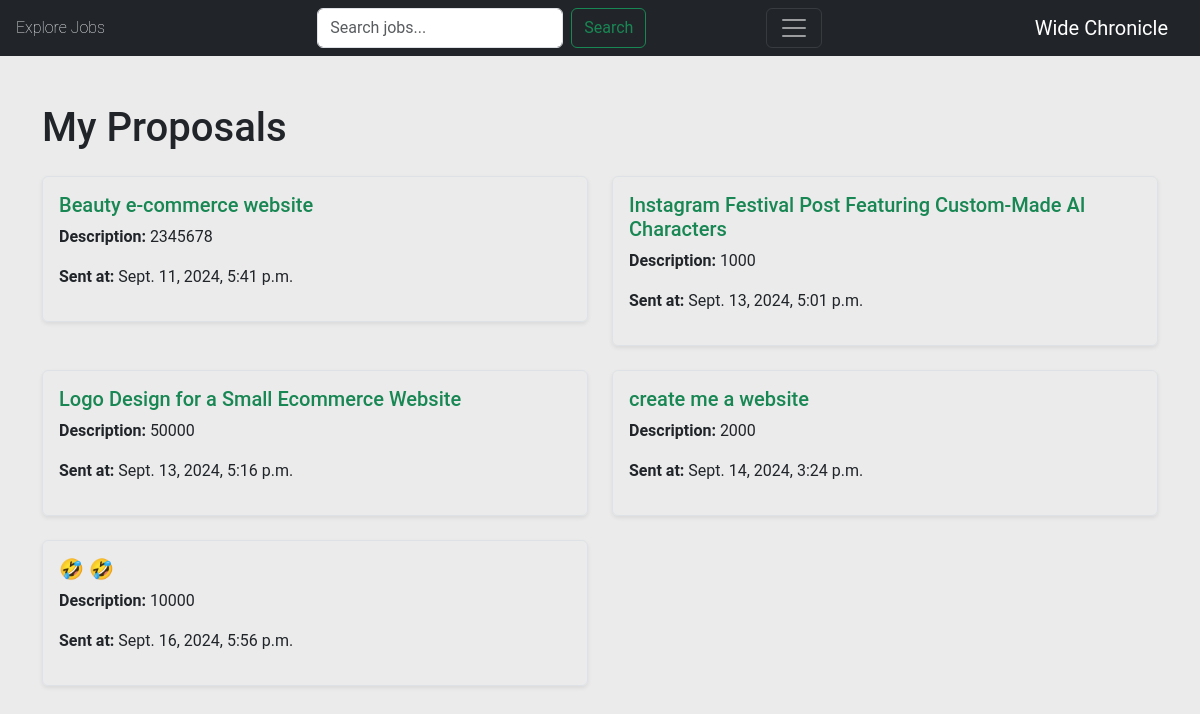
Screenshot of /my-proposals/ (signed in) with the database file from the repository.
### jobs/models.py (models this page shows, shortened)
class ApplyJob(models.Model):
    status_choices=(
        ('Accepted', 'Accepted'),
        ('Rejected', 'Rejected'),
        ('Pending', 'Pending')
    )
    user = models.ForeignKey(User , on_delete= models.CASCADE )
    Job = models.ForeignKey(Job, on_delete= models.CASCADE,to_field='code')
    coverLetter = models.TextField(max_length=500, blank=False)
    priceRange=models.PositiveIntegerField( blank=False )
    timestamp= models.DateTimeField(auto_now_add=True)
    status= models.CharField(max_length=10, choices=status_choices)

class Job(models.Model):
    buyer = models.ForeignKey(Buyer, on_delete=models.CASCADE)
    title = models.CharField(max_length=200)
    budget = models.IntegerField(validators=[MinValueValidator(1000)])
    description = models.TextField()
    requirement = models.TextField()
    expertise_required = models.CharField(choices=SPECIALITY_CHOICES, max_length=50, default="None" )
    timestamp = models.DateTimeField(auto_now_add=True)
    code = models.CharField(max_length=10, unique=True, primary_key=True,)
    class Meta:
        ordering = ['-timestamp']

### jobs/views.py (the view)
# urls.py: path('my-proposals/', my_proposalsListView.as_view(), name='my-proposals'),
class my_proposalsListView(ListView):
    model = ApplyJob
    template_name = 'jobs/proposals.html'
    context_object_name = 'proposals'
    def get_queryset(self):
        seller = self.request.user.id
        return ApplyJob.objects.filter(user=seller)

### accounts/models.py (called while the page is built)
    def role(self):
        if hasattr(self, 'seller'):
            return 'Seller'
        elif hasattr(self, 'buyer'):
            return 'Buyer'
        else:
            return None

    def name(user):
        if hasattr(user, 'seller'):
            return user.seller.name
        elif hasattr(user, 'buyer'):
            return user.buyer.name

    def profile_pic(user):
        if hasattr(user, 'seller'):
            return user.seller.profile_pic.url
        elif hasattr(user, 'buyer'):
            return user.buyer.profile_pic.url
        return user.profile_pic

### jobs/context_processors.py (called while the page is built)
def unread_notifications(request):
    if request.user.is_authenticated:
        unread_count = Notification.objects.filter(user=request.user, is_read=False).count()
    else:
        unread_count = 0
    return {
        'unread_notifications_count': unread_count
    }

### jobs/templates/jobs/proposals.html
{% extends 'jobs/_base.html' %}
{% block content %}
<div class="container mt-5">
    <h1 class="mb-4">My Proposals</h1>
    <div class="row">
        {% for proposal in proposals %}
        <div class="col-md-6 mb-4">
            <div class="proposal-card border p-3 rounded shadow-sm">
                <h5 class="mb-2">
                    <a href="{% url 'job-detail' proposal.Job.code %}" class="text-decoration-none text-success">
                        {{ proposal.Job.title }}
                    </a>
                </h5>
                <p><strong>Description:</strong> {{ proposal.priceRange }}</p>
                <p><strong>Sent at:</strong> {{ proposal.timestamp }}</p>
            </div>
        </div>
        {% empty %}
        <div class="col-12">
            <div class="alert alert-info">
                No proposals sent yet.
            </div>
        </div>
        {% endfor %}
    </div>
</div>
{% endblock content %}

### jobs/static/css/style.css (style rules this page uses)
a { color: #198754; }

### jobs/static/css/main.css (style rules this page uses)
:root { --default-font: "Roboto", system-ui, -apple-system, "Segoe UI", Roboto, "Helvetica Neue", Arial, "Noto Sans", "Liberation Sans", sans-serif, "Apple Color Emoji", "Segoe UI Emoji", "Segoe UI Symbol", "Noto Color Emoji"; --heading-font: "Poppins", sans-serif; --nav-font: "Poppins", sans-serif; }
:root { --background-color: #ffffff; --default-color: #212529; --heading-color: #001973; --accent-color: #0d42ff; --surface-color: #ffffff; --contrast-color: #ffffff; }
:root { --nav-color: rgba(255, 255, 255, 0.6); --nav-hover-color: #ffffff; --nav-mobile-background-color: #ffffff; --nav-dropdown-background-color: #ffffff; --nav-dropdown-color: #212529; --nav-dropdown-hover-color: #0d42ff; }
:root { scroll-behavior: smooth; }
body { color: var(--default-color); background-color: var(--background-color); font-family: var(--default-font); }
a { color: var(--accent-color); text-decoration: none; transition: 0.3s; }

### jobs/templates/jobs/_base.html (style rules this page uses)
body { background-color: #ebebeb; }

### rows the page displays
ApplyJob: Job "Beauty e-commerce website", priceRange "2345678", timestamp "Sept. 11, 2024, 5:41 p.m."
ApplyJob: Job "Instagram Festival Post Featuring Custom-Made AI Characters", priceRange "1000", timestamp "Sept. 13, 2024, 5:01 p.m."
ApplyJob: Job "Logo Design for a Small Ecommerce Website", priceRange "50000", timestamp "Sept. 13, 2024, 5:16 p.m."
ApplyJob: Job "create me a website", priceRange "2000", timestamp "Sept. 14, 2024, 3:24 p.m."
ApplyJob: Job "🤣 🤣", priceRange "10000", timestamp "Sept. 16, 2024, 5:56 p.m."
